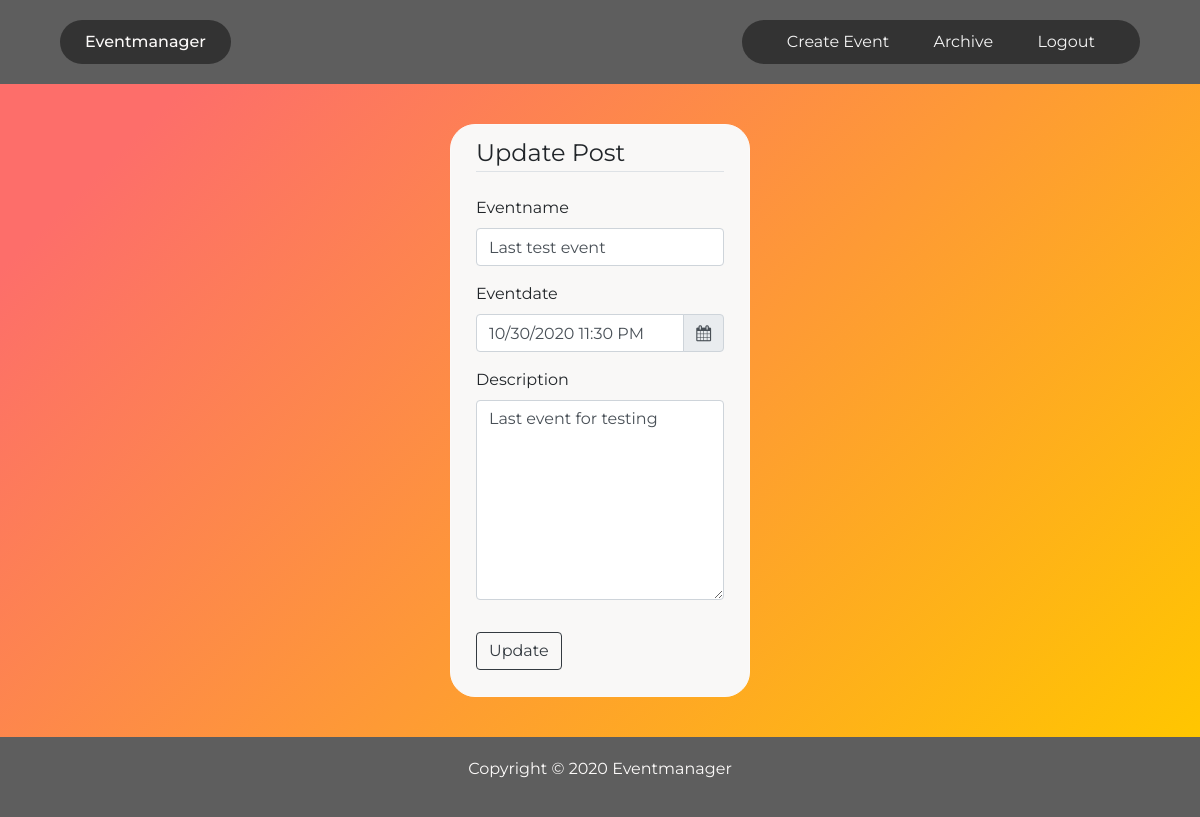
Page /update/4 (signed in) on the earlier database version.
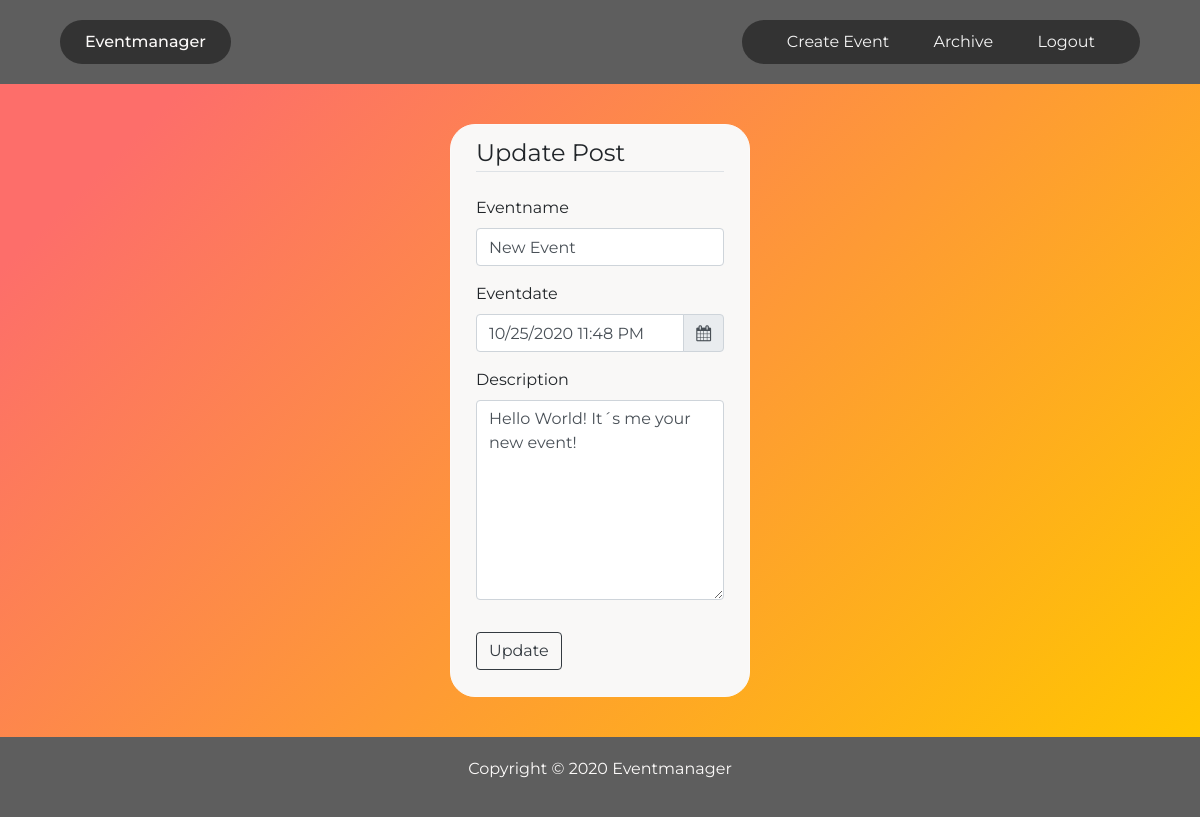
Same page on the later database version.
### app/models.py (models this page shows, shortened)
class Event (db.Model):
    id = db.Column(db.Integer, primary_key=True)
    title = db.Column(db.String, nullable=False)
    created = db.Column(
        db.DateTime, nullable=False, default=datetime.utcnow)
    due_date = db.Column(db.DateTime, nullable=False)
    description = db.Column(db.Text)
    archived = db.Column(db.Boolean, nullable=False, default=False)
    user_id = db.Column(db.Integer, db.ForeignKey('user.id'), nullable=False)

### app/routes.py (the view, shortened to what this page needs)
@app.route("/update/<int:event_id>", methods=["GET", "POST"])
@login_required
def update(event_id):
    event = Event.query.get_or_404(event_id)
    if event.user_id != current_user.id:
        abort(403)
    form = EventForm()
    if request.method == "GET":
        form.title.data = event.title
        form.eventdatetime.data = event.due_date.strftime("%m/%d/%Y %I:%M %p")
        form.description.data = event.description
        form.submit.label.text = 'Update'
    return render_template("update.html", title="Update Event", event=event, form=form, legend="Update Post")

### app/forms.py (shortened to what this page needs)
class EventForm(FlaskForm):
    title = StringField("Eventname", validators=[
                        DataRequired()], render_kw={'autofocus': True})
    eventdatetime = StringField("Eventdate", validators=[DataRequired(),
                                                        Regexp('\d\d/\d\d/\d\d\d\d\s((1[0-2]:[0-5]\d\s)|[1-9]:[0-5]\d\s|0[1-9]:[0-5]\d\s)[A,P]M$',
                                                        message="Use format mm/dd/yyyy hh:mm AM/PM")],
                                                        render_kw={'data-target': "#datetimepicker"})
    description = TextAreaField("Description")
    submit = SubmitField()

### app/models.py (called while the page is built)
@login_manager.user_loader
def load_user(user_id):
    return User.query.get(int(user_id))

### app/routes.py (called while the page is built)
@app.after_request
def after_request(response):
    response.headers["Cache-Control"] = "no-cache, no-store, must-revalidate"
    response.headers["Expires"] = 0
    response.headers["Pragma"] = "no-cache"
    return response

### app/templates/update.html (shortened to what this page needs)
{% extends "layout.html" %}
{% block content %}
<div class="container_colored">
    <div class="container_forms">
        <form method="POST" action="" autocomplete="off">
            <fieldset class="form-group">
                <legend class="border-bottom mb-4">{{legend}}</legend>
                <div class="form-group">
                    {{ form.title.label(class="form-control-label")}}
                    {% if form.title.errors %}
                        {{ form.title(class="form-control is-invalid") }}
                        <div class="invalid-feedback">
                            {% for error in form.title.errors %}
                                <span> {{error}} </span>
                            {% endfor %}
                        </div>
                    {% else %}
                        {{ form.title(class="form-control")}}
                    {% endif %}
                </div>
                <div class="form-group ">
                    {{ form.eventdatetime.label(class="form-control-label")}}
                    <div class="input-group date" id="datetimepicker" data-target-input="nearest">
                        {% if form.eventdatetime.errors %}
                            {{ form.eventdatetime(class="form-control datetimepicker-input is-invalid") }}
                            <div class="invalid-feedback">
                                {% for error in form.eventdatetime.errors %}
                                    <span> {{error}} </span>
                                {% endfor %}
                            </div>
                        {% else %}
                            {{ form.eventdatetime(class="form-control datetimepicker-input")}}
                        {% endif %}
                        <div class="input-group-append" data-target="#datetimepicker" data-toggle="datetimepicker">
                            <div class="input-group-text"><i class="fa fa-calendar"></i></div>
                        </div>
                    </div>
                </div>
                <div class="form-group">
                    {{ form.description.label(class="form-control-label")}}
                    {{ form.description(class="form-control")}}
                </div>
            </fieldset>
            <div class="form-group">
                {{ form.submit(class="btn btn-outline-dark") }}
            </div>
        </form>
    </div>
</div>
{% endblock content %}

Differences in the rows shown:
changed Event: title "Last test event" → "New Event"; description "Last event for testing" → "Hello World! It´s me your new event!"
Other differences:
form field eventdatetime: "10/30/2020 11:30 PM" → "10/25/2020 11:48 PM"
